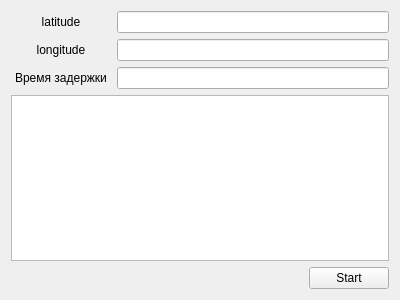
<?xml version="1.0" encoding="UTF-8"?>
<ui version="4.0">
 <class>Weather</class>
 <widget class="QWidget" name="Weather">
  <property name="geometry">
   <rect>
    <x>0</x>
    <y>0</y>
    <width>400</width>
    <height>300</height>
   </rect>
  </property>
  <property name="windowTitle">
   <string>Weather</string>
  </property>
  <layout class="QHBoxLayout" name="horizontalLayout_2">
   <item>
    <layout class="QVBoxLayout" name="verticalLayout">
     <item>
      <layout class="QGridLayout" name="gridLayout">
       <item row="0" column="0">
        <widget class="QLabel" name="label">
         <property name="minimumSize">
          <size>
           <width>100</width>
           <height>0</height>
          </size>
         </property>
         <property name="text">
          <string>latitude</string>
         </property>
         <property name="alignment">
          <set>Qt::AlignCenter</set>
         </property>
        </widget>
       </item>
       <item row="0" column="1">
        <widget class="QLineEdit" name="lineEdit"/>
       </item>
       <item row="1" column="0">
        <widget class="QLabel" name="label_2">
         <property name="minimumSize">
          <size>
           <width>100</width>
           <height>0</height>
          </size>
         </property>
         <property name="text">
          <string>longitude</string>
         </property>
         <property name="alignment">
          <set>Qt::AlignCenter</set>
         </property>
        </widget>
       </item>
       <item row="1" column="1">
        <widget class="QLineEdit" name="lineEdit_2"/>
       </item>
       <item row="2" column="0">
        <widget class="QLabel" name="label_3">
         <property name="text">
          <string>Время задержки</string>
         </property>
         <property name="alignment">
          <set>Qt::AlignCenter</set>
         </property>
        </widget>
       </item>
       <item row="2" column="1">
        <widget class="QLineEdit" name="lineEdit_3"/>
       </item>
      </layout>
     </item>
     <item>
      <widget class="QPlainTextEdit" name="plainTextEdit"/>
     </item>
     <item>
      <layout class="QHBoxLayout" name="horizontalLayout">
       <item>
        <spacer name="horizontalSpacer">
         <property name="orientation">
          <enum>Qt::Horizontal</enum>
         </property>
         <property name="sizeHint" stdset="0">
          <size>
           <width>40</width>
           <height>20</height>
          </size>
         </property>
        </spacer>
       </item>
       <item>
        <widget class="QPushButton" name="pushButton">
         <property name="text">
          <string>Start</string>
         </property>
        </widget>
       </item>
      </layout>
     </item>
    </layout>
   </item>
  </layout>
 </widget>
 <resources/>
 <connections/>
</ui>
